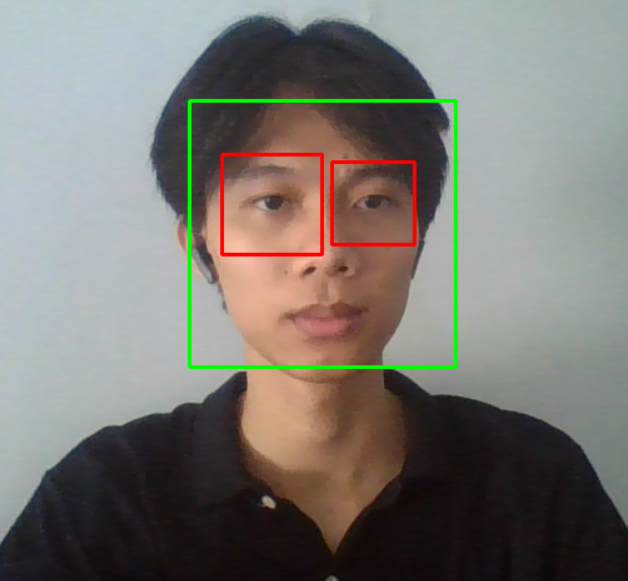
#> input picture BE/asset/mhiu_open_eyes.jpg, 628 x 581 px
$ jupyter execute --allow-errors test_model.ipynb
#> lines starting #> are read from the running program, lines starting #| are printed output that depends on the picture; after the words box and inside, x2 and y2 are one past the last pixel; in counts of white or black regions, pixels touching at a corner belong together
### BE/utils.py
import tensorflow as tf
from tensorflow.keras.models import Sequential  # type: ignore
from tensorflow.keras.layers import Conv2D, MaxPooling2D, Flatten, Dense, Dropout # type: ignore
from tensorflow.keras.preprocessing.image import ImageDataGenerator # type: ignore
import numpy as np
import cv2
import os

class EyeStateModel:
    def __init__(self, input_shape=(101, 101, 1)):
        self.input_shape = input_shape
        self.model = self._build_model()

    def _build_model(self):
        """Xây dựng kiến trúc CNN"""
        model = Sequential([
            Conv2D(32, (3,3), activation='relu', input_shape=self.input_shape),
            MaxPooling2D(2,2),
            Conv2D(64, (3,3), activation='relu'),
            MaxPooling2D(2,2),
            Flatten(),
            Dense(128, activation='relu'),
            Dropout(0.5),
            Dense(1, activation='sigmoid')
        ])

        model.compile(optimizer='adam',
                      loss='binary_crossentropy',
                      metrics=['accuracy'])
        return model

    # [42 lines left out: functions train, save, load, predict, not called in this run]

class Preprocessing:
    def __init__(self, img_size=(101, 101), normalize=True, detect_both_eyes=True):
        """
        Bộ tiền xử lý nâng cao cho phát hiện mắt rõ nét.
        """
#> further down, image_data is the input picture: shape (581, 628, 3); mean B, G, R 114.5, 120.1, 123.5
        self.img_size = img_size
        self.normalize = normalize
        self.detect_both_eyes = detect_both_eyes

        # Tải model nhận diện mặt người của OpenCV
        self.face_cascade = cv2.CascadeClassifier(cv2.data.haarcascades + 'haarcascade_frontalface_default.xml')
        # Tải model nhận diện mắt của OpenCV
        self.eye_cascade = cv2.CascadeClassifier(cv2.data.haarcascades + 'haarcascade_eye_tree_eyeglasses.xml')

    def enhance_image(self, gray):
        """
        Cải thiện chất lượng ảnh nhưng giữ nguyên độ nét.
        """
        # Tăng độ tương phản cục bộ bằng CLAHE (Contrast Limited Adaptive Histogram Equalization)
        clahe = cv2.createCLAHE(clipLimit=2.0, tileGridSize=(8, 8))
        gray = clahe.apply(gray)
        # Giảm nhiễu nhưng vẫn giữ nét bằng Bilateral Filter
        gray = cv2.bilateralFilter(gray, d=5, sigmaColor=50, sigmaSpace=50)

        return gray

    def sharpen_eye(self, eye_img):
        """
        Làm sắc nét ảnh mắt sau khi resize.
        """
        # Unsharp masking để tăng độ nét
        gaussian = cv2.GaussianBlur(eye_img, (0, 0), 2.0)
        sharpened = cv2.addWeighted(eye_img, 1.5, gaussian, -0.5, 0)

        # Đảm bảo giá trị pixel trong khoảng [0, 255]
        sharpened = np.clip(sharpened, 0, 255).astype(np.uint8)

        return sharpened

    # [69 lines left out: function detect_eyes, not called in this run]

    def preprocess_and_visualize(self, img, save_path=None):
        """
        Xử lý ảnh giống detect_eyes nhưng có thêm:
        - Trả về 2 mắt đã chuẩn hóa như trước
        - Vẽ bounding box face và eye lên ảnh gốc, trả về ảnh gốc có khung
        """

        gray = cv2.cvtColor(img, cv2.COLOR_BGR2GRAY)
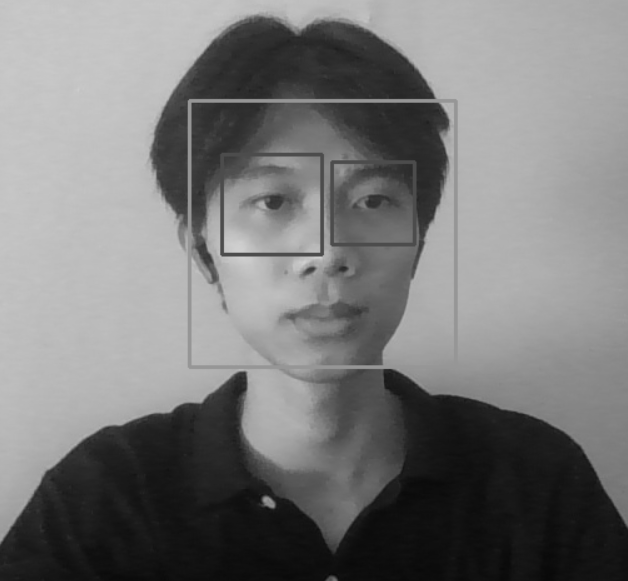
#> gray: shape (581, 628); min 7, max 208, mean 120.5

        # Tăng độ phân giải nếu ảnh quá nhỏ
        h, w = gray.shape
#> h = 581; w = 628
        scale = 1.0
        if h < 400 or w < 400:
            scale = max(400 / h, 400 / w)
            gray = cv2.resize(gray, None, fx=scale, fy=scale, interpolation=cv2.INTER_CUBIC)
            img_disp = cv2.resize(img, None, fx=scale, fy=scale, interpolation=cv2.INTER_CUBIC)
        else:
            img_disp = img.copy()

        gray_enhanced = self.enhance_image(gray)
#> in enhance_image, `gray = clahe.apply(gray)`:
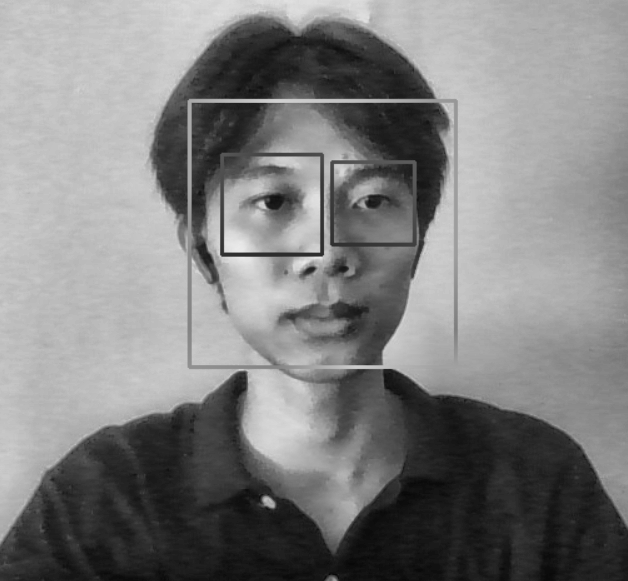
#> gray: shape (581, 628); min 6, max 234, mean 127.7
        faces = self.face_cascade.detectMultiScale(
            gray_enhanced, scaleFactor=1.1, minNeighbors=5, minSize=(101, 101)
        )
#> faces = [[195, 106, 257, 257]]

        eyes_crops = []
        for (x, y, w_f, h_f) in faces:
            # Vẽ khung face
            cv2.rectangle(img_disp, (x, y), (x + w_f, y + h_f), (0, 255, 0), 2)

            face_roi = gray_enhanced[y:y+int(h_f*0.6), x:x+w_f]
            eyes = self.eye_cascade.detectMultiScale(
                face_roi,
                scaleFactor=1.05,
                minNeighbors=8,
                minSize=(30, 30)
            )

            for (ex, ey, ew, eh) in eyes:
                pad_y, pad_x = int(eh * 0.25), int(ew * 0.25)
                y1 = max(0, ey - pad_y)
                y2 = min(face_roi.shape[0], ey + eh + pad_y)
                x1 = max(0, ex - pad_x)
                x2 = min(face_roi.shape[1], ex + ew + pad_x)
                eye_roi = face_roi[y1:y2, x1:x2]

                if eye_roi.shape[0] < 10 or eye_roi.shape[1] < 10:
                    continue

                # Resize và sharpen
                eye_resized = cv2.resize(eye_roi, self.img_size, interpolation=cv2.INTER_CUBIC)
                eye_resized = self.sharpen_eye(eye_resized)
                eye_resized = cv2.equalizeHist(eye_resized)
                if self.normalize:
                    eye_resized = eye_resized.astype("float32") / 255.0
                    eye_resized = np.expand_dims(eye_resized, axis=-1)

                eyes_crops.append(eye_resized)

                # Vẽ khung eye lên ảnh gốc
                ex_disp = int(x + ex - pad_x)
                ey_disp = int(y + ey - pad_y)
                ew_disp = int(ew + 2*pad_x)
                eh_disp = int(eh + 2*pad_y)
                cv2.rectangle(img_disp, (ex_disp, ey_disp), (ex_disp + ew_disp, ey_disp + eh_disp), (0, 0, 255), 2)
#> this loop made 1 pass
#> (x, y, w_f, h_f, eyes) on pass 1: (195, 106, 257, 257, [[47, 71, 56, 56], [152, 71, 51, 51]])
#> pass 1, in preprocess_and_visualize, `face_roi = gray_enhanced[y:y+int(h_f*0.6), x:x+w_f]`:
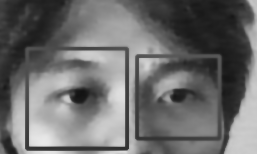
#> face_roi: shape (154, 257); min 19, max 233, mean 108.3
#> pass 1, in sharpen_eye, `gaussian = cv2.GaussianBlur(eye_img, (0, 0), 2.0)`:
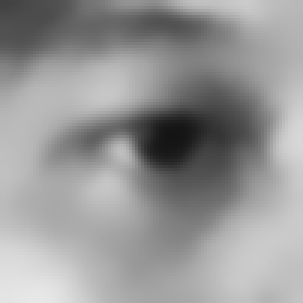
#> gaussian: shape (101, 101) (shown 3 times larger); min 20, max 231, mean 150.4
#> pass 1, in sharpen_eye, `sharpened = cv2.addWeighted(eye_img, 1.5, gaussian, -0.5, 0)`:
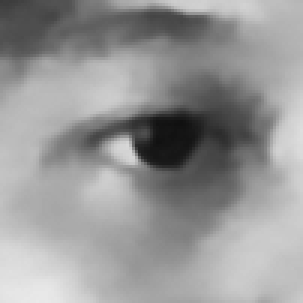
#> sharpened: shape (101, 101) (shown 3 times larger); min 16, max 234, mean 150.4
#> pass 1, in sharpen_eye (call 2), `gaussian = cv2.GaussianBlur(eye_img, (0, 0), 2.0)`:
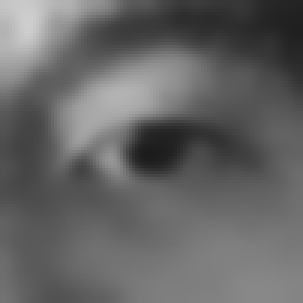
#> gaussian: shape (101, 101) (shown 3 times larger); min 28, max 206, mean 101.1
#> after the loop:
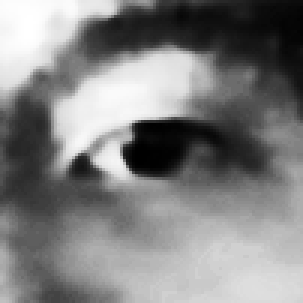
#> eye_resized: shape (101, 101, 1) float32 (shown 3 times larger); min 0, max 1, mean 0.505
#> after the loop:
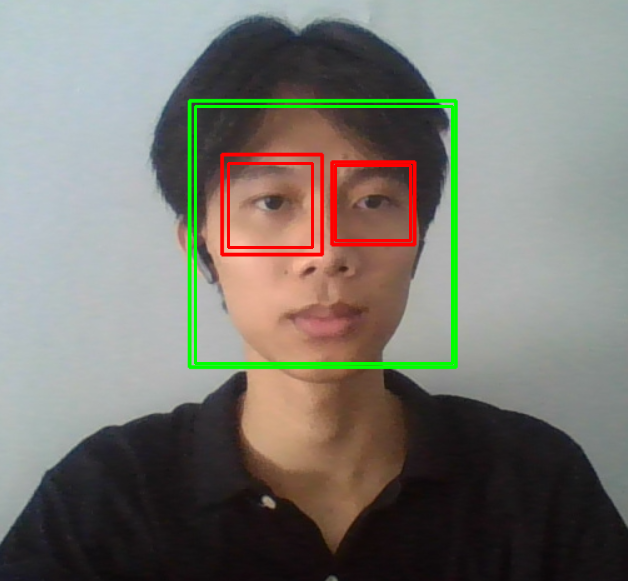
#> img_disp: shape (581, 628, 3); 1.36% of pixels changed, all inside (x1, y1, x2, y2) = (194, 105, 454, 365)
#> after the loop, eyes_crops = 2 items
#| 2

        # Nếu không detect được mắt -> thêm ảnh mắt trống
        if not eyes_crops:
            empty_eye = np.zeros((*self.img_size, 1), dtype=np.float32)
            eyes_crops = [empty_eye, empty_eye]
        elif len(eyes_crops) == 1: # Chỉ detect được 1 mắt -> [mắt tìm thấy, ảnh đen]
            empty_eye = np.zeros((*self.img_size, 1), dtype=np.float32)
            eyes_crops = [eyes_crops[0], empty_eye]
        else: # Nhiều hơn 2 mắt -> chỉ lấy 2 mắt đầu tiên
            eyes_crops = eyes_crops[:2]

        if save_path:
            cv2.imwrite(save_path, img_disp)

        return img_disp, eyes_crops

### BE/test_model.ipynb
[cell 1]
import importlib
import cv2
import numpy as np
import os
os.environ['TF_CPP_MIN_LOG_LEVEL'] = '3'
from utils import EyeStateModel, Preprocessing
import matplotlib.pyplot as plt

[cell 2]
pre = Preprocessing(img_size=(101, 101))

base_dir = os.getcwd()
img_path = os.path.join(base_dir, "asset", "mhiu_open_eyes.jpg")

image_data = cv2.imread(img_path)

#> (the rest of this cell did not finish here and is left out)

#> (a cell that did not finish here is left out)


model.load("eye_model.h5")

[cell 4]
print(res[0].shape)
#| (101, 101, 1)

#> (a cell that did not finish here is left out)

$ run again, with BE/asset/mhiu_close_eyes.jpg copied over BE/asset/mhiu_open_eyes.jpg
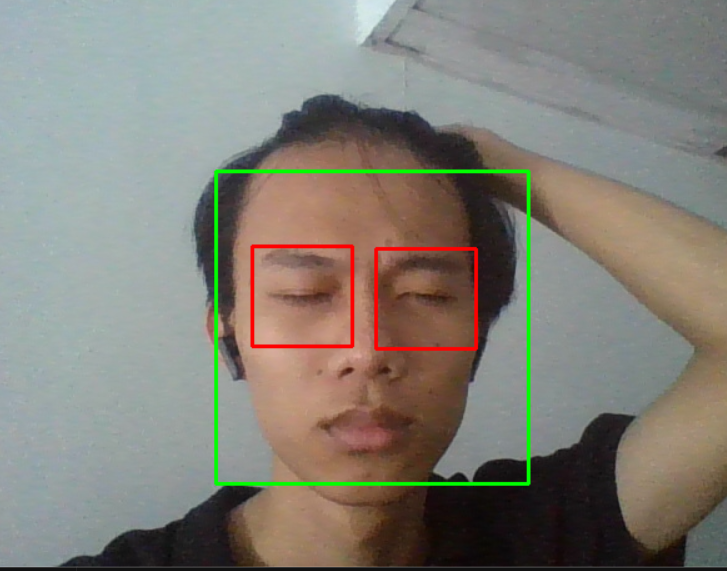
#> input picture BE/asset/mhiu_close_eyes.jpg, 727 x 571 px
#> image_data is the input picture: shape (571, 727, 3); mean B, G, R 119.2, 128, 131.1
#> faces = [[201, 162, 335, 335]]
#> the loop in preprocess_and_visualize, `for (x, y, w_f, h_f) in faces:` made 1 pass
#> (x, y, w_f, h_f, eyes) on pass 1: (201, 162, 335, 335, [[68, 100, 68, 68], [194, 102, 65, 65]])
#> pass 1, in preprocess_and_visualize, `face_roi = gray_enhanced[y:y+int(h_f*0.6), x:x+w_f]`:
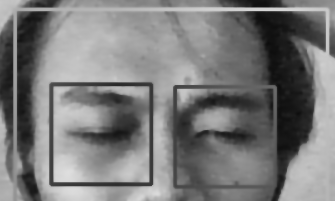
#> face_roi: shape (201, 335); min 12, max 222, mean 122.2
#> after the loop in preprocess_and_visualize, `for (x, y, w_f, h_f) in faces:`:
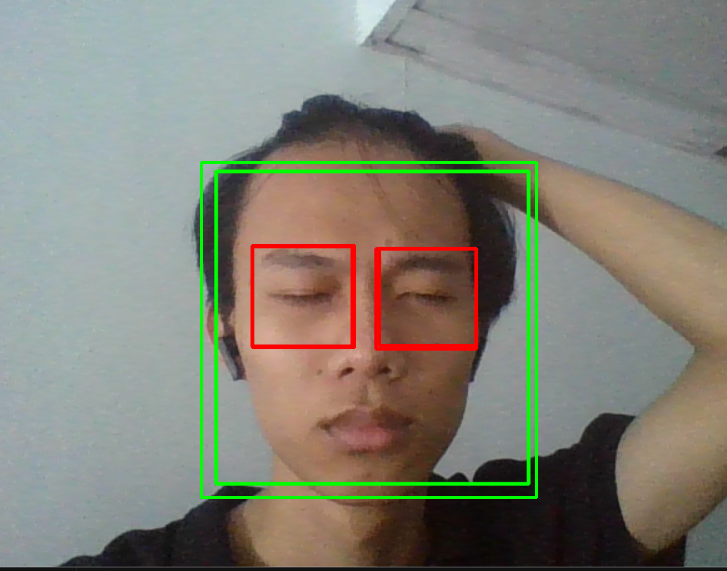
#> img_disp: shape (571, 727, 3); 1.25% of pixels changed, all inside (x1, y1, x2, y2) = (200, 161, 538, 499)
#> after the loop in preprocess_and_visualize, `for (x, y, w_f, h_f) in faces:`: eyes_crops = 2 items
#| 2
#| (101, 101, 1)

$ run again, with BE/asset/test_open_eyes.jpg copied over BE/asset/mhiu_open_eyes.jpg
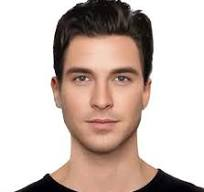
#> input picture BE/asset/test_open_eyes.jpg, 204 x 192 px
#> image_data is the input picture: shape (192, 204, 3); mean B, G, R 182.6, 189.7, 205.6
#> faces = [[92, 70, 240, 240]]
#> the loop in preprocess_and_visualize, `for (x, y, w_f, h_f) in faces:` made 1 pass
#> (x, y, w_f, h_f, eyes) on pass 1: (92, 70, 240, 240, [[53, 69, 49, 49], [136, 69, 50, 50]])
#> pass 1, in preprocess_and_visualize, `face_roi = gray_enhanced[y:y+int(h_f*0.6), x:x+w_f]`:
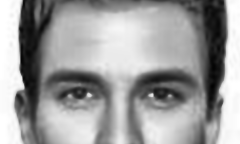
#> face_roi: shape (144, 240); min 2, max 255, mean 156.9
#> after the loop in preprocess_and_visualize, `for (x, y, w_f, h_f) in faces:`:
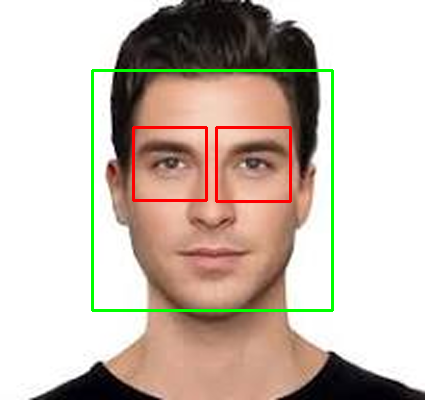
#> img_disp: shape (400, 425, 3); mean B, G, R 178, 189.2, 202.7
#> after the loop in preprocess_and_visualize, `for (x, y, w_f, h_f) in faces:`: eyes_crops = 2 items
#| 2
#| (101, 101, 1)
